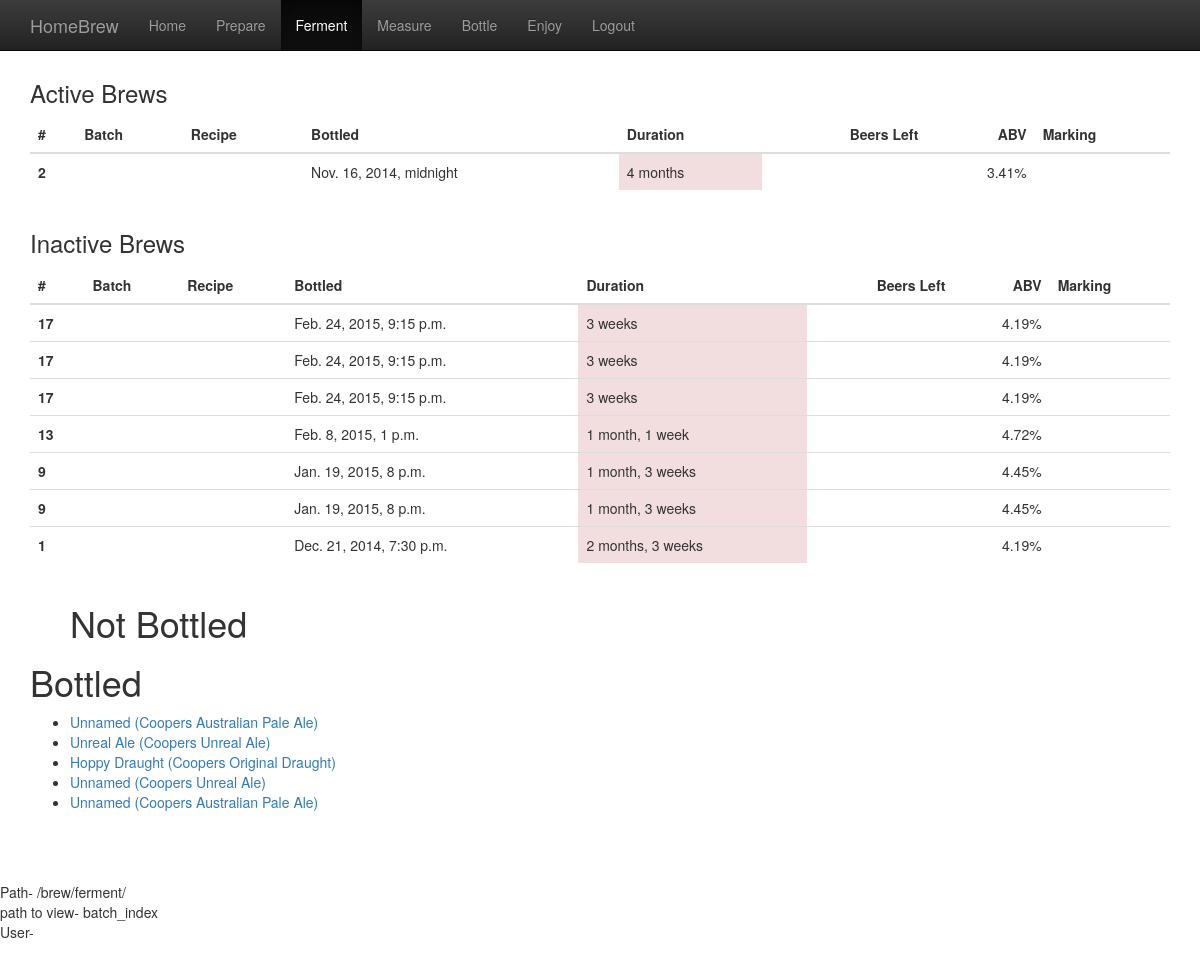
Page /brew/ferment/ on the earlier database version.
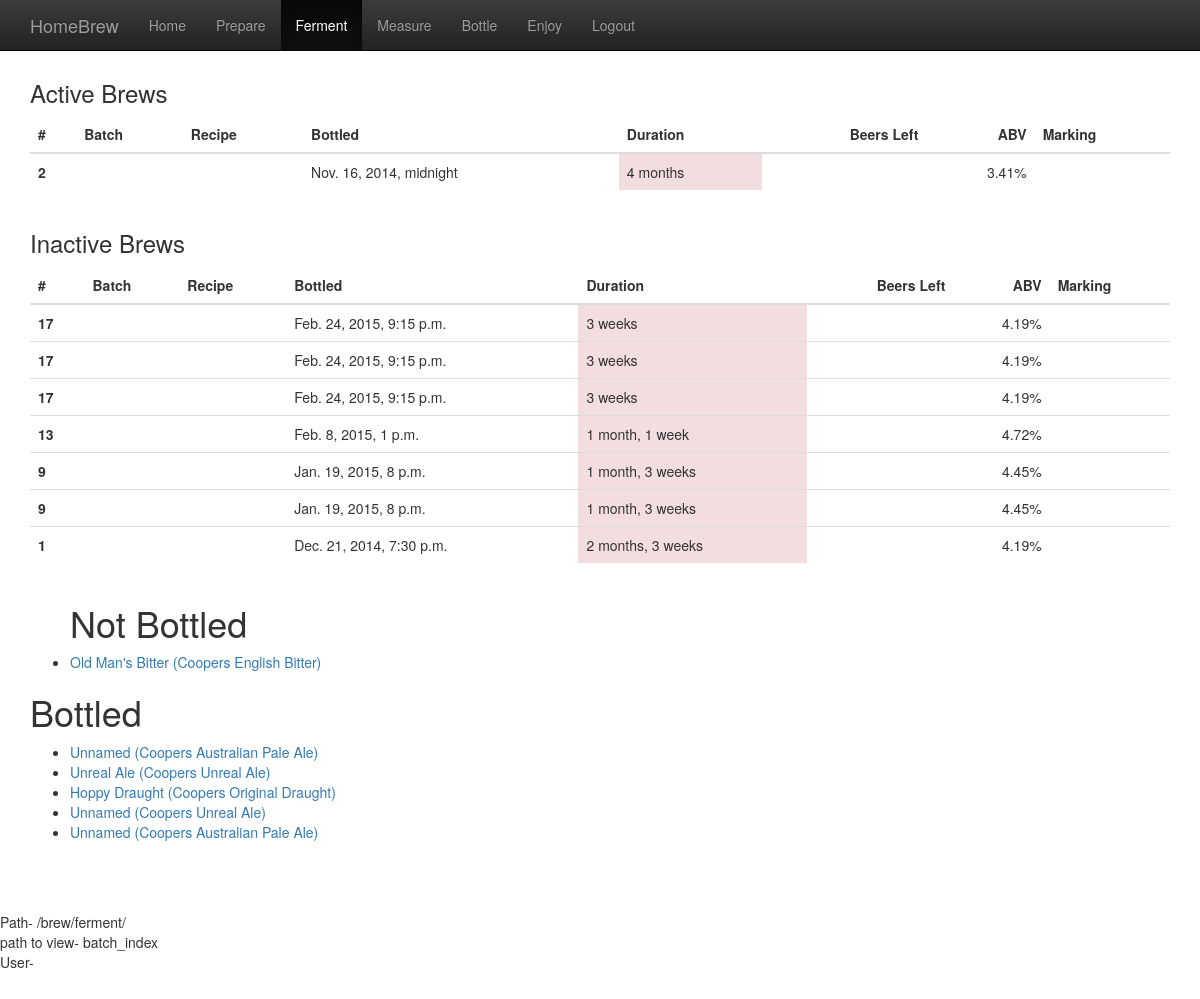
Same page on the later database version.
### brew/models.py (models this page shows, shortened)
class Batch(models.Model):
    class Meta:
        ordering = ['-date']
    def __str__(self):
        if self.name == '':
            friendly = 'Unnamed'
        else:
            friendly = self.name
        friendly = friendly + ' (' + force_text(self.recipe) + ')'
        return friendly
    @property
    def is_bottled(self):
        return self.bottling_set.count() != 0
    @property
    def original_gravity(self):
        og_measurement = self.measurement_set.filter(gravity_type__name="OG")
        if og_measurement:
            return self.measurement_set.filter(gravity_type__name="OG").get().gravity
        else:
            return 0
    @property
    def abv(self):
        max_date = self.measurement_set.aggregate(Max('date'))['date__max']
        if not max_date:
            return 0
        fg = self.measurement_set.filter(date=max_date)[0].gravity
        return 131 * (self.original_gravity - fg)
    name = models.CharField(max_length=100, blank=True, null=True)
    recipe = models.ForeignKey(Recipe)
    description = models.CharField(max_length=200, blank=True, null=True)
    date = models.DateTimeField('date brewed')

class Measurement(models.Model):
    batch = models.ForeignKey(Batch)
    date = models.DateTimeField('date measured')
    gravity_type = models.ForeignKey(GravityType)
    gravity = models.DecimalField(max_digits=4, decimal_places=3, blank=True, null=True)
    temperature = models.IntegerField(blank=True, null=True)

class Recipe(models.Model):
    class Meta:
        ordering = ['-date']
    def __str__(self):
        return self.name
    name = models.CharField(max_length=100)
    description = models.CharField(max_length=200, blank=True, null=True)
    ingredient = models.ManyToManyField(Ingredient)  # Refer above
    date = models.DateTimeField('date created', default=datetime.now)
    min_fermentation_days = models.IntegerField('guideline days in fermenter', default=7)
    min_bottled_days = models.IntegerField('min days in bottle', default=14)

### brew/views.py (the view)
class BatchIndexView(generic.ListView):
    model = Batch
    def get_context_data(self, **kwargs):
        context = super(BatchIndexView, self).get_context_data(**kwargs)
        context['batches_active'] = Batch.objects.filter(bottling__num_bottled__lte=0)
        context['batches_inactive'] = Batch.objects.filter(bottling__num_bottled__gt=0)
        return context

### brew/templatetags/brew_extras.py (called while the page is built)
@register.simple_tag
def active_page(request, view_name):
    from django.core.urlresolvers import resolve, Resolver404
    if not request:
        return ""
    try:
        return "active" if resolve(request.path_info).url_name == view_name else ""
    except Resolver404:
        return ""

@register.filter
def tourl(value): # Only one argument.
    from django.core.urlresolvers import resolve, Resolver404
    return resolve(value).url_name

### brew/templates/brew/batch_list.html (shortened to what this page needs)
{% extends "brew/base.html" %}
{% block content %}
    <h3>Active Brews</h3>
    {% include "brew/batch_table.html" with batch_list=batches_active only %}
    <h3>Inactive Brews</h3>
    {% include "brew/batch_table.html" with batch_list=batches_inactive only %}
    <ul>
       <h1>Not Bottled</h1>
        {% for batch in batch_list %}
            {% if not batch.is_bottled %}
                <li><a href="{% url 'brew:batch_detail' batch.id %}"> {{ batch }}</a></li>
            {% endif %}
        {% empty %}
            <p>No batch defined.</p>
        {% endfor %}
    </ul>
    <h1>Bottled</h1>
    <ul>
        {% for batch in batch_list %}
            {% if batch.is_bottled %}
                <li><a href="{% url 'brew:batch_detail' batch.id %}"> {{ batch }}</a></li>
            {% endif %}
        {% empty %}
            <p>No batch defined.</p>
        {% endfor %}
    </ul>
{% endblock content %}

### brew/templates/brew/batch_table.html (shortened to what this page needs)
        <div class="table-responsive">
            <table class="table table-hover ">
                <thead>
                    <tr>
                        <th>#</th>
                        <th>Batch</th>
                        <th>Recipe</th>
                        <th>Bottled</th>
                        <th>Duration</th>
                        <th class="text-right">Beers Left</th>
                        <th class="text-right">ABV</th>
                        <th>Marking</th>
                    </tr>
                </thead>
                <tbody>
                    {% for batch in batch_list %}
                    <tr class="">
                        <th scope="row">{{ batch.id }}</th>
                        <td><a href="{% url 'brew:drink_detail' batch.id %}">{{ batch.batch }}</a> </td>
                        <td>{{ batch.batch.recipe }}</td>
                        <td>{{ batch.date }}</td>
                        <td class="{% if batch.is_drinkable_in > 0 %}success
                                    {% elif batch.is_drinkable_in > -6 %}warning
                                    {% else %}danger
                                    {% endif %}">{{ batch.date|timesince }}</td>
                        <td class="text-right">{{ batch.num_remaining }}</td>
                        <td class="text-right">{{ batch.abv|floatformat:"2" }}%</td>
                        <td>{{ batch.markings }}</td>
                    </tr>
                    {% endfor %}
                </tbody>
            </table>
        </div>

Differences in the rows shown:
added Batch: name+recipe "Old Man's Bitter (Coopers English Bitter)", shown under "Not Bottled"
